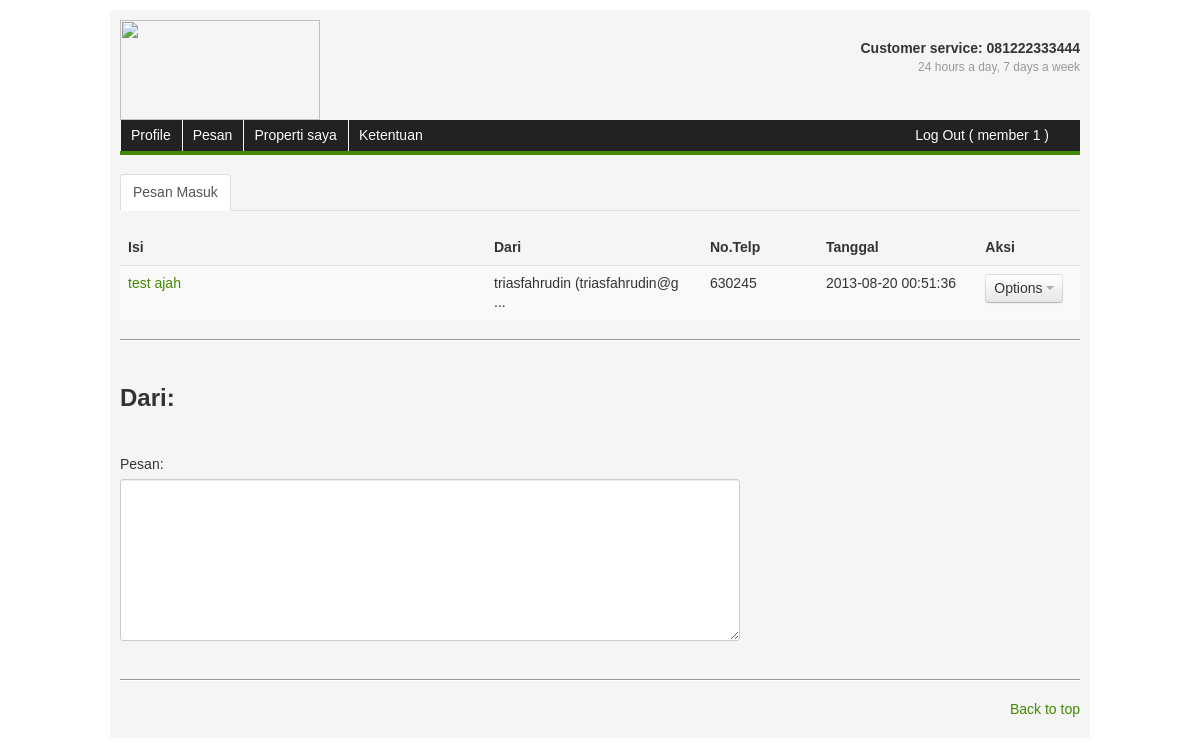
Page /member/message/ (signed in) on the committed database.
### tables this page shows
CREATE TABLE IF NOT EXISTS `tbl_config` (
  `item` varchar(50) DEFAULT NULL,
  `value` varchar(50) DEFAULT NULL
);

CREATE TABLE IF NOT EXISTS `tbl_pesan` (
  `id` int(10) NOT NULL AUTO_INCREMENT,
  `id_user` smallint(6) DEFAULT NULL,
  `tgl_pesan` timestamp NOT NULL DEFAULT CURRENT_TIMESTAMP ON UPDATE CURRENT_TIMESTAMP,
  `nama_pengirim` varchar(50) NOT NULL,
  `email_pengirim` varchar(50) NOT NULL,
  `telp` varchar(50) NOT NULL,
  `id_penerima` smallint(6) NOT NULL,
  `id_pengirim` smallint(6) NOT NULL COMMENT 'Jika pengirim adalah member',
  `id_listing` int(11) NOT NULL,
  `pesan` text NOT NULL,
  `from_admin` enum('Y','N') NOT NULL DEFAULT 'N',
  `has_readed` enum('Y','N') NOT NULL DEFAULT 'N',
  `from_member` enum('Y','N') NOT NULL DEFAULT 'N',
  PRIMARY KEY (`id`)
);

### jualrumah/views/member/messages.php (the view, shortened to what the rows shown need)
<ul class="tabs nav nav-tabs" id="myTab">
	<li class="active"><a href="#inbox" data-toggle="tab">Pesan Masuk</a></li>
</ul>
<div class="tab-content">
<?php if ($messages_data->num_rows() == 0): ?>
    <div class="alert alert-error"><a class="close" data-dismiss="alert" href="#">x</a>
       Tidak ada pesan dalam inbox.
    </div>
    <?php for ($i=0; $i < 15 ; $i++) {
        echo '<br>';
    } ?>
<?php else: ?>
    <div class="tab-pane active" id="inbox">
        <table class="table table-striped">
            <thead>
            <tr>
                <th style="width: 350px;">Isi</th>
                <th style="width: 200px;">Dari</th>
                <th style="width: 100px;">No.Telp</th>
                <th>Tanggal</th>
                <th>Aksi</th>
            </tr>
            </thead>
            <tbody>
    <?php
        foreach ($messages_data->result() as $msg_row ) { ?>
            <tr id="row_<?php echo $msg_row->id;?>">
                <td><a href="" onclick="read_message(<?php echo $msg_row->id;?>);return false"> <?php echo (strlen($msg_row->pesan) >= 50) ? substr($msg_row->pesan,0,50) .' ...' : $msg_row->pesan  ?></a></td>
                <td><?php echo (strlen($msg_row->pengirim) >= 30) ? substr($msg_row->pengirim,0,30) .' ...' : $msg_row->pengirim  ;?></td>
                <td><?php echo $msg_row->telp;?></td>
                <td><?php echo $msg_row->tgl_pesan;?></td>
                <td>
                    <div class="btn-group">
                        <button class="btn dropdown-toggle" data-toggle="dropdown">
                            Options <span class="caret"></span>
                        </button>
                    </div>
                </td>
            </tr>
    <?php }?>
            </tbody>
        </table>
    </div>
    <hr/>
    <div class="row">
        <div class="span12">
            <div class="page-header">
                <h2>Dari:</h2>
            </div>
        </div>
        <div class="span12">
            <fieldset>
                <div class="control-group">
                    <label for="textarea" class="control-label">Pesan:</label>
                    <div class="controls">
                        <textarea name="alamat" rows="8" id="subject" placeholder="" class="input-xlarge span8"></textarea>
                    </div>
                </div>
            </fieldset>
        </div>
    </div>
    <?php endif;?>
</div>

### jualrumah/views/view_index.php (shortened to what the rows shown need)
<!DOCTYPE html PUBLIC "-//W3C//DTD XHTML 1.0 Transitional//EN" "http://www.w3.org/TR/xhtml1/DTD/xhtml1-transitional.dtd">
<html xmlns="http://www.w3.org/1999/xhtml">
   <head>
      <link id="switch_style" href="<?php echo base_url();?>assets/web/css/bootstrap.css" rel="stylesheet" />
      <link id="switch_style" href="<?php echo base_url();?>assets/web/css/real_estate.css" rel="stylesheet" />
      <link rel="stylesheet" href="<?php echo base_url()?>assets/web/js/jquery.aw-showcase/css/style.css" />
      <link rel="stylesheet" href="<?php echo base_url()?>assets/web/js/badger/badger.min.css" />
      <link rel="stylesheet" href="<?php echo base_url();?>assets/web/js/sticky/sticky.min.css" />
      <link rel="stylesheet" href="<?php echo base_url();?>assets/easy-autocomplete/easy-autocomplete.css" />
   </head>
   <body>
      <div class="container" style="background-color:#f5f5f5;padding:10px">
         <?php
            $cs_phone = get_setting('cs_phone');
            ?>
         <div class="row" style="height:100px">
            <div class="span4 logo">
               <a href="<?php echo base_url()?>">
                  <div class="row">
                     <div class="span1">
                        <img src="<?php echo base_url();?>uploads/logo.jpg" alt="" height="100" width="200"/>
                     </div>
                     <div class="span3">
                        <h1>
                           <small>Bursa Properti Online</small><br />
                        </h1>
                     </div>
                  </div>
               </a>
            </div>
            <div class="span4 customer_service pull-right text-right">
               <br />
               <h4>Customer service: <?php echo $cs_phone;?></h4>
               <h4>
                  <small>24 hours a day, 7 days a week</small>
               </h4>
            </div>
         </div>
         <div class="row">
            <div class="span12">
               <div class="navbar">
                  <div class="navbar-inner">
                     <div class="container">
                        <div class="nav-collapse">
                           <ul class="nav">
                              <?php if($this->session->userdata('sudah_login') == 1){ ?>
                                <li><a href="<?php echo base_url()?>member/profile/<?php echo $this->session->userdata('nama_lengkap')?>">Profile</a></li>
                                <li><a href="<?php echo base_url()?>member/message/<?php echo $this->session->userdata('nama_lengkap')?>">Pesan</a></li>
                                <li><a href="<?php echo base_url()?>member/listing/<?php echo $this->session->userdata('nama_lengkap')?>">Properti saya</a></li>
                                <li><a href="<?php echo base_url()?>conditions">Ketentuan</a></li>
                            <?php } ?>
                           </ul>
                           <ul class="nav pull-right">
                              <?php if($this->session->userdata('sudah_login') == 0):?>
                              <li class="dropdown">
                                 <a class="dropdown-toggle" href="#" data-toggle="dropdown">Daftar <strong class="caret"></strong></a>
                                 <div class="dropdown-menu">
                                    <form action="<?php echo base_url()?>signup" method="post" >
                                       <input type="email" name="email" placeholder="Email" size="30" />
                                       <input type="text" name="nama_depan" placeholder="Nama Depan" size="30" />
                                       <input type="text" name="nama_belakang" placeholder="Nama belakang" size="30" />
                                       <input type="text" name="no_telp" placeholder="No.Telp" size="30" />
                                       <input type="password" name="pass" placeholder="Password" size="30" />
                                       <input type="password" name="pass_confirm" placeholder="Ulangi" size="30" />
                                       <input class="btn btn-primary" type="submit" name="commit" value="Daftar" />
                                    </form>
                                 </div>
                              </li>
                              <li class="dropdown">
                                 <a class="dropdown-toggle" href="#" data-toggle="dropdown">Login <strong class="caret"></strong></a>
                                 <div class="dropdown-menu">
                                    <form action="<?php echo base_url()?>member/login" method="post">
                                       <input type="text" name="email" placeholder="Email" size="30" />
                                       <input type="password" name="password" placeholder="Password" size="30" />
                                       <input class="btn btn-primary" type="submit" name="commit" value="Login" />
                                    </form>
                                 </div>
                              </li>
                              <?php else:?>
                              <li><a href="<?php echo base_url()?>member/logout" class="first">Log Out ( <?php echo $this->session->userdata('nama_depan')?> )</a></li>
                              <?php endif;?>
                           </ul>
                        </div>
                     </div>
                  </div>
               </div>
            </div>
         </div>
         <?php      include $page_name . ".php";    ?>
         <footer>
            <hr />
            <p class="pull-right"><a href="#">Back to top</a></p>
         </footer>
      </div>
   </body>
</html>

### rows in the picture
tbl_config: value "081222333444"
tbl_pesan: pesan "test ajah", pengirim "triasfahrudin (triasfahrudin@g", telp "630245", tgl_pesan "2013-08-20 00:51:36"

### other values in the picture
$this->session->userdata('nama_depan') "member 1"
